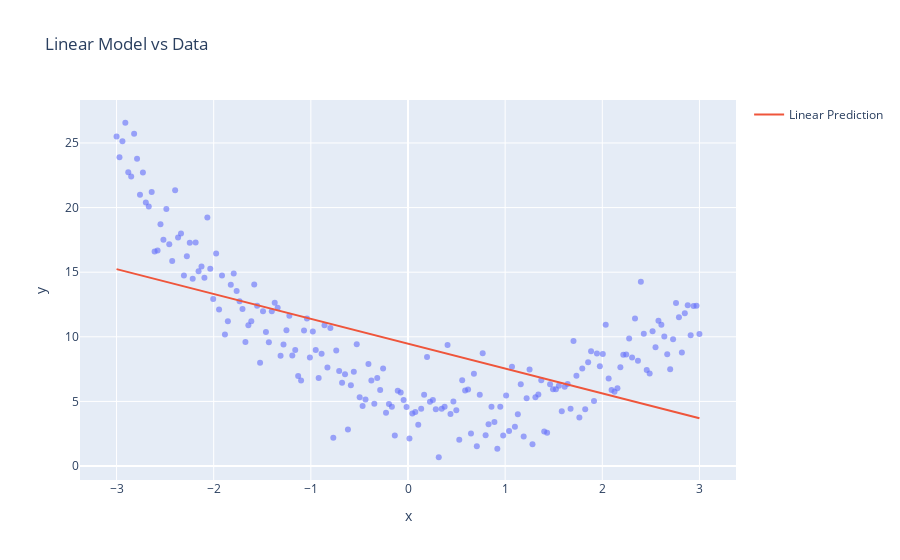

The cell this chart's notebook holds for it:
### Markdown cell above
## 3. Try to Approximate with a Linear Model
Now we fit a linear model — a poor but informative simplification.

### Code cell
from sklearn.linear_model import LinearRegression

model = LinearRegression()
model.fit(X.reshape(-1, 1), y)
y_pred = model.predict(X.reshape(-1, 1))

df['y_pred_linear'] = y_pred
px.scatter(df, x='x', y='y', opacity=0.6, title='Linear Model vs Data')    .add_scatter(x=X, y=y_pred, name='Linear Prediction').show()

### Figure 1 — Plotly figure (JSON) as saved in the notebook; plotly's stock layout.template omitted (floating-point values rounded to 4 significant figures; data arrays with more than 128 entries replaced by an {"elided": "..."} marker saying what was removed)
{"data": [{"hovertemplate": "x=%{x}<br>y=%{y}<extra></extra>", "legendgroup": "", "marker": {"color": "#636efa", "opacity": 0.6, "symbol": "circle"}, "mode": "markers", "name": "", "orientation": "v", "showlegend": false, "type": "scatter", "x": {"elided": "200 float values"}, "xaxis": "x", "y": {"elided": "200 float values"}, "yaxis": "y"}, {"name": "Linear Prediction", "type": "scatter", "x": {"elided": "200 float values"}, "y": {"elided": "200 float values"}}], "layout": {"legend": {"tracegroupgap": 0}, "title": {"text": "Linear Model vs Data"}, "xaxis": {"anchor": "y", "domain": [0, 1], "title": {"text": "x"}}, "yaxis": {"anchor": "x", "domain": [0, 1], "title": {"text": "y"}}}}
